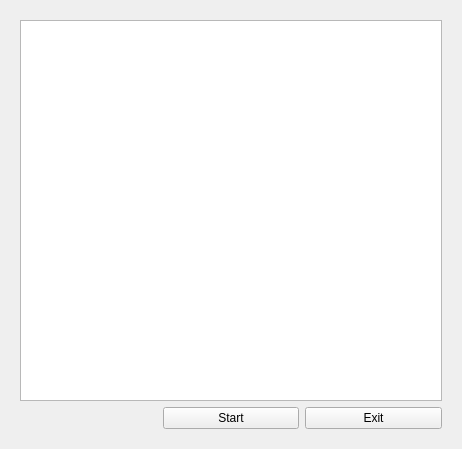
<?xml version="1.0" encoding="UTF-8"?>
<ui version="4.0">
 <class>Saving</class>
 <widget class="QWidget" name="Saving">
  <property name="geometry">
   <rect>
    <x>0</x>
    <y>0</y>
    <width>462</width>
    <height>449</height>
   </rect>
  </property>
  <property name="windowTitle">
   <string>Form</string>
  </property>
  <layout class="QGridLayout" name="gridLayout_2">
   <item row="0" column="0">
    <widget class="QFrame" name="frame">
     <layout class="QGridLayout" name="gridLayout">
      <item row="1" column="1">
       <widget class="QPushButton" name="pushButton">
        <property name="text">
         <string>Start</string>
        </property>
       </widget>
      </item>
      <item row="0" column="0" colspan="3">
       <widget class="QTextEdit" name="textEdit"/>
      </item>
      <item row="1" column="2">
       <widget class="QPushButton" name="pushButton_2">
        <property name="text">
         <string>Exit</string>
        </property>
       </widget>
      </item>
     </layout>
    </widget>
   </item>
  </layout>
 </widget>
 <resources/>
 <connections/>
</ui>
